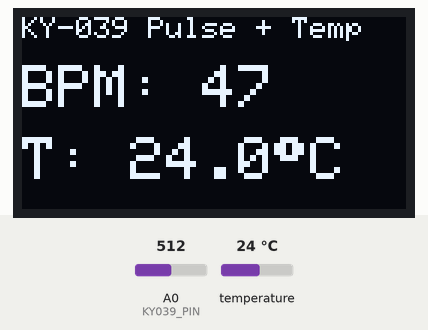
Simulated run of this sketch. Board: Arduino Uno, built with avr-gcc and run on an emulated ATmega328P. On the bench: 128×64 one-colour display. The test bench sets the inputs (shaded band); at power-on: temperature 24 °C, A0 (KY039_PIN) = 512. What the sketch prints to the serial monitor is not drawn.

Above: at 2.6 s.
2.7 s: temperature set to 12 °C
At 3.6 s:
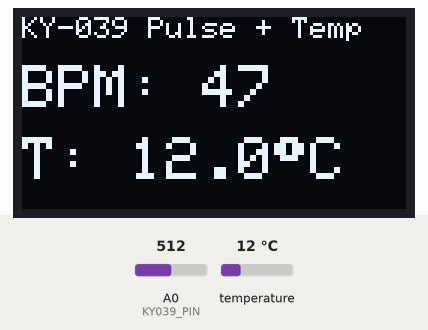
4.5 s: temperature set to 19 °C
At 6.2 s:
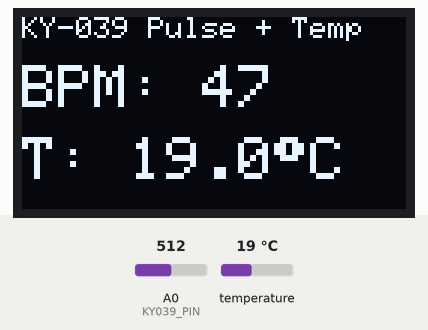
6.5 s: temperature set to 28 °C
At 7.8 s:
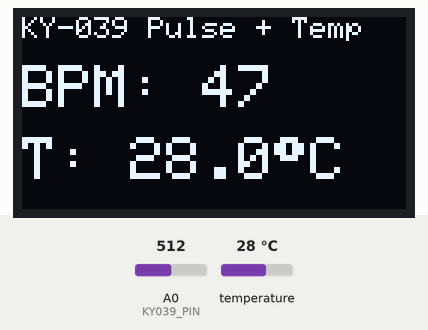
Timing chart, 0 to 9.5 s (numbered marks = the images above; inputs shaded):
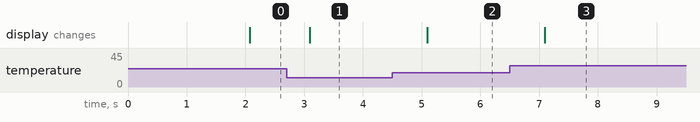

The sketch:

Health_Monitoring_System.ino
```cpp
#include <Wire.h>
#include <Adafruit_GFX.h>
#include <Adafruit_SSD1306.h>
#include <OneWire.h>
#include <DallasTemperature.h>

// -------- Pins --------
const int KY039_PIN     = A0;  // KY-039 analog signal
const int ONE_WIRE_BUS  = 2;   // DS18B20 data pin
// I2C OLED uses A4 (SDA) and A5 (SCL)

// -------- OLED --------
#define SCREEN_WIDTH 128
#define SCREEN_HEIGHT 64
Adafruit_SSD1306 display(SCREEN_WIDTH, SCREEN_HEIGHT, &Wire, -1);

// -------- DS18B20 --------
OneWire oneWire(ONE_WIRE_BUS);
DallasTemperature sensors(&oneWire);

// -------- Pulse detection (for KY-039) --------
// Sampling at ~200 Hz for PPG
const uint16_t sampleIntervalMs = 5;
unsigned long lastSampleMs = 0;

float dcLevel = 0;         // low-pass (baseline)
float acSignal = 0;        // AC component
float absAvg = 0;          // running estimate of amplitude
float bpm = 0;
unsigned long lastBeatMs = 0;
bool prevAbove = false;

const float dcAlpha   = 0.95; // higher -> slower baseline
const float acAlpha   = 0.6;  // smoothing for AC
const float ampAlpha  = 0.98; // running amplitude estimate
const uint16_t minBeatMs = 300;  // 200 BPM ceiling
const uint16_t maxBeatMs = 2000; // 30 BPM floor

// Optional smoothing of BPM
float bpmEMA = 0;
const float bpmAlpha = 0.85;

float tempC = 0;

void setup() {
  Serial.begin(9600);

  sensors.begin();

  if (!display.begin(SSD1306_SWITCHCAPVCC, 0x3C)) {
    // Change to 0x3D if your OLED needs it
    while (1) {
      Serial.println(F("SSD1306 init failed"));
      delay(1000);
    }
  }

  display.clearDisplay();
  display.setTextSize(1);
  display.setTextColor(SSD1306_WHITE);
  display.setCursor(0,0);
  display.println(F("Health Monitor"));
  display.println(F("KY-039 + DS18B20"));
  display.display();
  delay(1200);
}

void loop() {
  unsigned long now = millis();

  // Sample KY-039 at fixed interval
  if (now - lastSampleMs >= sampleIntervalMs) {
    lastSampleMs = now;

    int raw = analogRead(KY039_PIN); // 0..1023
    // Estimate DC baseline
    dcLevel = dcAlpha * dcLevel + (1.0 - dcAlpha) * raw;
    // AC component (signal - baseline)
    float ac = raw - dcLevel;
    // Smooth AC to reduce noise
    acSignal = acAlpha * acSignal + (1.0 - acAlpha) * ac;
    // Track typical amplitude (abs average)
    absAvg = ampAlpha * absAvg + (1.0 - ampAlpha) * fabs(acSignal);

    // Dynamic threshold relative to amplitude
    float thresh = max(6.0f, 0.5f * absAvg);

    bool above = (acSignal > thresh);
    // Detect rising edge with refractory period
    if (!prevAbove && above) {
      unsigned long ibi = now - lastBeatMs; // inter-beat interval
      if (ibi > minBeatMs && ibi < maxBeatMs) {
        float instBpm = 60000.0 / ibi;
        if (bpmEMA == 0) bpmEMA = instBpm;
        bpmEMA = bpmAlpha * bpmEMA + (1.0 - bpmAlpha) * instBpm;
        bpm = bpmEMA;
        Serial.print(F("BPM: ")); Serial.println(bpm, 1);
      }
      lastBeatMs = now;
    }
    prevAbove = above;
  }

  // Read temperature (about once per second)
  static unsigned long lastTemp = 0;
  if (now - lastTemp >= 1000) {
    lastTemp = now;
    sensors.requestTemperatures();
    tempC = sensors.getTempCByIndex(0);
    Serial.print(F("Temp: ")); Serial.print(tempC, 2); Serial.println(F(" C"));
  }

  // Update OLED ~10 fps
  static unsigned long lastDisp = 0;
  if (now - lastDisp >= 100) {
    lastDisp = now;
    drawScreen();
  }
}

void drawScreen() {
  display.clearDisplay();

  // Title
  display.setTextSize(1);
  display.setCursor(0, 0);
  display.println(F("KY-039 Pulse + Temp"));

  // BPM big
  display.setTextSize(2);
  display.setCursor(0, 16);
  display.print(F("BPM: "));
  if (bpm > 0) display.print(bpm, 0);
  else display.print(F("--"));

  // Temp
  display.setTextSize(2);
  display.setCursor(0, 40);
  display.print(F("T: "));
  if (tempC != -127.00) display.print(tempC, 1);
  else display.print(F("--.-"));
  display.print((char)247);
  display.print(F("C"));

  display.display();
}
```

Measured:
- after the input at 2.7 s, the display: changes after 0.40 s (image 1)
- after the input at 4.5 s, the display: changes after 0.60 s (image 2)
- after the input at 6.5 s, the display: changes after 0.59 s (image 3)
